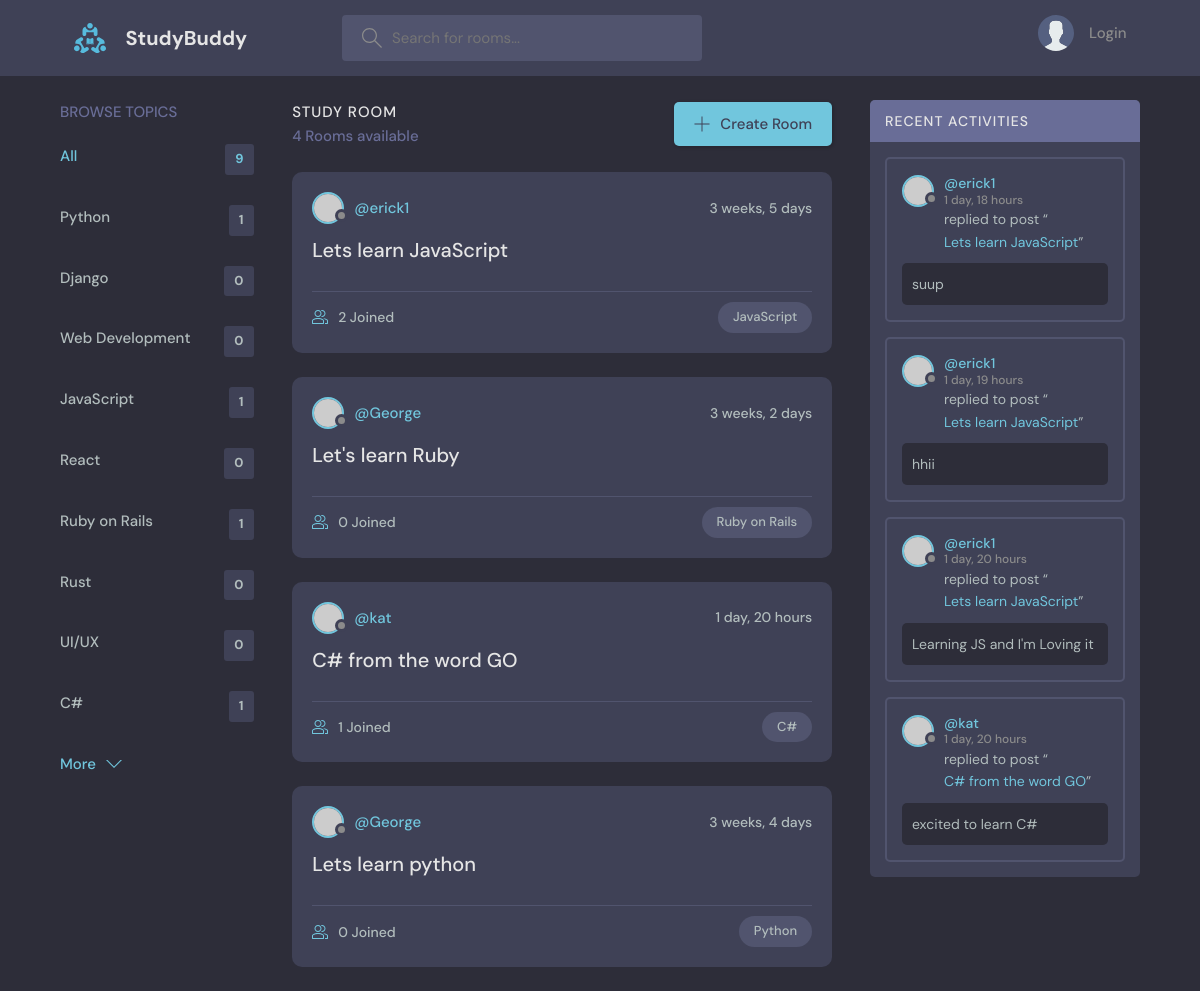
The page / on the database its author committed.
### base/models.py (models this page shows, shortened)
class Topic(models.Model):
    name = models.CharField(max_length=200)

class Room(models.Model):
    host = models.ForeignKey(User, on_delete=models.SET_NULL, null=True)
    topic = models.ForeignKey(Topic, on_delete=models.SET_NULL, null=True)
    name = models.CharField(max_length=100)
    description = models.TextField(null=True, blank=True)
    participants = models.ManyToManyField(User, related_name='participants', blank=True)
    updated = models.DateTimeField(auto_now=True)
    created = models.DateTimeField(auto_now_add=True)
    class Meta:
        ordering = ['-updated', '-created']
    def __str__(self):
        return self.name

class Message(models.Model):
    user = models.ForeignKey(User, on_delete=models.CASCADE)
    room = models.ForeignKey(Room, on_delete=models.CASCADE)
    body = models.TextField()
    created = models.DateTimeField(auto_now_add=True)
    updated = models.DateTimeField(auto_now=True)
    class Meta:
        ordering = ['-updated', '-created']

### base/views.py (the view)
# urls.py: path('', views.home, name='home'),
def home(request):
    q = request.GET.get('q') if request.GET.get('q') != None else ''
    rooms = Room.objects.filter(
        Q(topic__name__icontains=q,) |
        Q(name__icontains=q) |
        Q(description__icontains=q)
    )
    topics = Topic.objects.all()
    room_count = rooms.count()
    room_messages = Message.objects.filter(Q(room__name__icontains=q))
    context = {'rooms': rooms, 'topics': topics,
               'room_count': room_count, 'room_messages': room_messages}
    return render(request, 'base/home.html', context)

### base/templates/base/home.html (shortened to what this page needs)
{% extends 'main.html' %}
{% block content %}
    <main class="layout layout--3">
      <div class="container">
        {% include 'base/topics_component.html' %}
        <div class="roomList">
          <div class="roomList__header">
            <div>
              <h2>Study Room</h2>
              <p>{{room_count}} Rooms available</p>
            </div>
            <a class="btn btn--main" href="{% url 'create-room'  %}">
              <svg version="1.1" xmlns="http://www.w3.org/2000/svg" width="32" height="32" viewBox="0 0 32 32">
                <title>add</title>
                <path
                  d="M16.943 0.943h-1.885v14.115h-14.115v1.885h14.115v14.115h1.885v-14.115h14.115v-1.885h-14.115v-14.115z"
                ></path>
              </svg>
              Create Room
            </a>
          </div>
        {% include 'base/feed_component.html' %}
        </div>
        {% include 'base/activity_component.html' %}
      </div>
    </main>
{% endblock %}

### base/templates/base/topics_component.html
 <div class="topics">
          <div class="topics__header">
            <h2>Browse Topics</h2>
          </div>
          <ul class="topics__list">
            <li>
              <a href="{% url 'home' %}" class="active">All <span>{{topics.count}}</span></a>
            </li>
              {% for topic in topics %}
            <li>
              <a href="{% url 'home' %}?q={{topic.name}}">{{topic.name}}<span>{{topic.room_set.all.count}}</span></a>
            </li>
              {% endfor %}
          </ul>
          <a class="btn btn--link" href="topics.html">
            More
            <svg version="1.1" xmlns="http://www.w3.org/2000/svg" width="32" height="32" viewBox="0 0 32 32">
              <title>chevron-down</title>
              <path d="M16 21l-13-13h-3l16 16 16-16h-3l-13 13z"></path>
            </svg>
          </a>
        </div>

### base/templates/base/feed_component.html (shortened to what this page needs)
{% for room in rooms %}
<div class="roomListRoom">
            <div class="roomListRoom__header">
              <a href="{% url 'user-profile' room.host.id %}" class="roomListRoom__author">
                <div class="avatar avatar--small">
                  <img src="https://randomuser.me/api/portraits/women/11.jpg" />
                </div>
                <span>@{{room.host.username}}</span>
              </a>
              <div class="roomListRoom__actions">
                <span>{{room.created|timesince}}</span>
              </div>
            </div>
            <div class="roomListRoom__content">
              <a href="{% url 'room' room.id %}">{{room.name}}</a>
            </div>
            <div class="roomListRoom__meta">
              <a href="{% url 'room' room.id %}" class="roomListRoom__joined">
                {{room.participants.all.count}} Joined
              </a>
              <p class="roomListRoom__topic">{{room.topic.name}}</p>
            </div>
          </div>
 {% endfor%}

### base/templates/base/activity_component.html (shortened to what this page needs)
 <div class="activities">
          <div class="activities__header">
            <h2>Recent Activities</h2>
          </div>
     {% for message in room_messages %}
          <div class="activities__box">
            <div class="activities__boxHeader roomListRoom__header">
              <a href="{% url 'user-profile' message.user.id %}" class="roomListRoom__author">
                <div class="avatar avatar--small">
                  <img src="https://randomuser.me/api/portraits/women/11.jpg" />
                </div>
                <p>
                 @{{message.user}}
                  <span>{{message.created|timesince}}</span>
                </p>
              </a>
            </div>
            <div class="activities__boxContent">
              <p>replied to post “<a href="{% url 'room' message.room.id %}">{{message.room}}</a>”</p>
              <div class="activities__boxRoomContent">
                  {{message.body}}
              </div>
            </div>
          </div>
     {% endfor %}
        </div>

### rows shown on the page
Topic: name "Python", room_set.all.count "1"
Topic: name "Django", room_set.all.count "0"
Topic: name "Web Development", room_set.all.count "0"
Topic: name "JavaScript", room_set.all.count "1"
Topic: name "React", room_set.all.count "0"
Topic: name "Ruby on Rails", room_set.all.count "1"
Topic: name "Rust", room_set.all.count "0"
Topic: name "UI/UX", room_set.all.count "0"
Topic: name "C#", room_set.all.count "1"
Room: host.username "erick1", created "3 weeks, 5 days", name "Lets learn JavaScript", participants.all.count "2", topic.name "JavaScript"
Room: host.username "George", created "3 weeks, 2 days", name "Let's learn Ruby", participants.all.count "0", topic.name "Ruby on Rails"
Room: host.username "kat", created "1 day, 20 hours", name "C# from the word GO", participants.all.count "1", topic.name "C#"
Room: host.username "George", created "3 weeks, 4 days", name "Lets learn python", participants.all.count "0", topic.name "Python"
Message: user "erick1", created "1 day, 18 hours", room "Lets learn JavaScript", body "suup"
Message: user "erick1", created "1 day, 19 hours", room "Lets learn JavaScript", body "hhii"
Message: user "erick1", created "1 day, 20 hours", room "Lets learn JavaScript", body "Learning JS and I'm Loving it"
Message: user "kat", created "1 day, 20 hours", room "C# from the word GO", body "excited to learn C#"

### other values the page prints
{{ topics.count }} "9"
{{ room_count }} "4"
